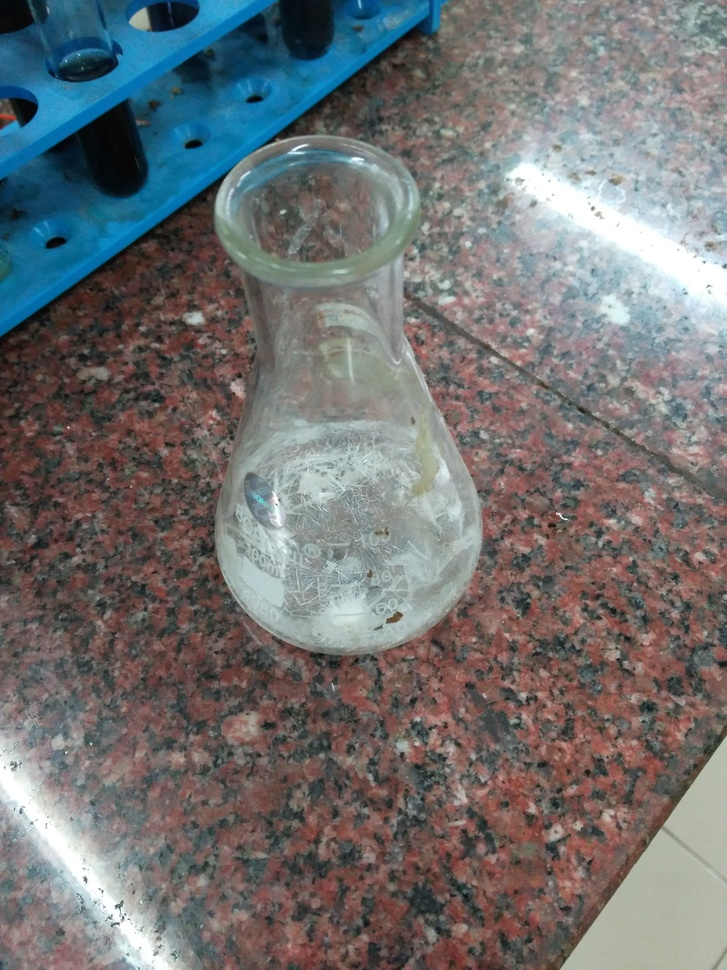
#> input picture D1-06Sarath/Source code/edit.jpg, 727 x 970 px, shrunk from 3120 x 4160 before the run
$ python Histogram.py
#> lines starting #> are read from the running program, lines starting #| are printed output that depends on the picture
import cv2
import numpy as np
import matplotlib.pyplot as plt
img=cv2.imread('edit.jpg')
#> img is the input picture: shape (970, 727, 3); mean B, G, R 113.6, 113, 112.1
cv2.imshow('image',img)

color = ('b','g','r')
for i,col in enumerate(color):
    histr = cv2.calcHist([img],[i],None,[256],[0,256])
    plt.plot(histr,color = col)
    plt.xlim([0,256])
    plt.xlabel('Pixel intensity')
    plt.ylabel('No of pixels')
plt.show()
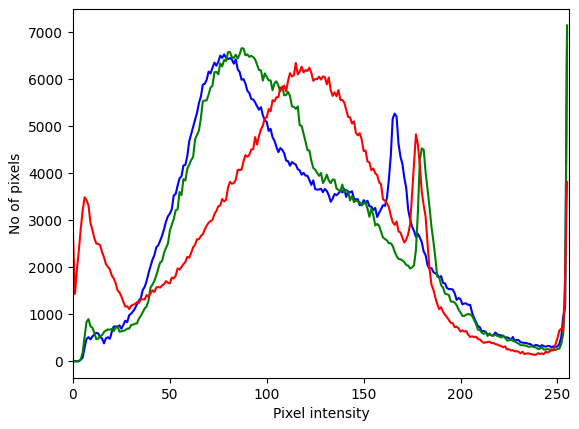
#> figure drawn by matplotlib, 1 panel; curve peaks at x = 255, y = 7003; curve peaks at x = 255, y = 7144; curve peaks at x = 115, y = 6346
